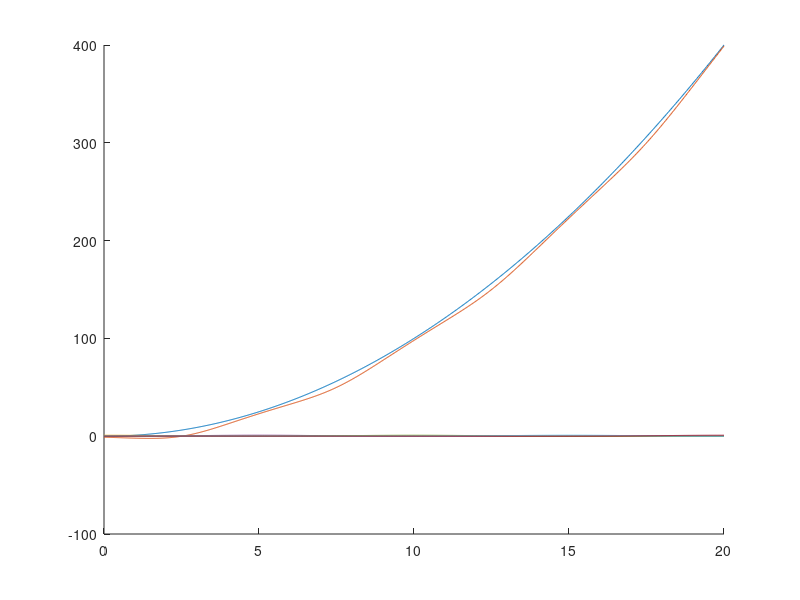

Write MATLAB code to recreate this figure.
clear; clc;

Xend = 20;

f = @(x) x.^2;
x = linspace(0, Xend, 1000);

NumOfFuzzySets = 5;
Xp = linspace(0, Xend, NumOfFuzzySets);
DX = Xp(2) - Xp(1);

mf = cell(1, NumOfFuzzySets);
sigma = 0.4*DX;
for i = 1:NumOfFuzzySets
    c = Xp(i);
    mf{i} = @(z) gaussmf(z, [sigma c]);
end

fLin = cell(1, NumOfFuzzySets);
for i = 1:NumOfFuzzySets
    eps = 1e-8;
    df = (f(Xp(i) + eps) - f(Xp(i) - eps)) / (2*eps);
    fLin{i} = @(x) df * (x - Xp(i)) + f(Xp(i));
end

fFuzzy = @(x) fuzzy_eval(x, mf, fLin, NumOfFuzzySets);
function y = fuzzy_eval(x, mf, fLin, NumOfFuzzySets)
    num = 0;
    den = 0;
    for i = 1:NumOfFuzzySets
        num = num + mf{i}(x) .* fLin{i}(x);
        den = den + mf{i}(x);
    end
    y = num ./ den;
end


% Rysowanie funkcji przynależności
figure(1);
hold on;
plot(x, f(x));
plot(x, fFuzzy(x));
for i = 1:NumOfFuzzySets
    plot(x, mf{i}(x));
end
